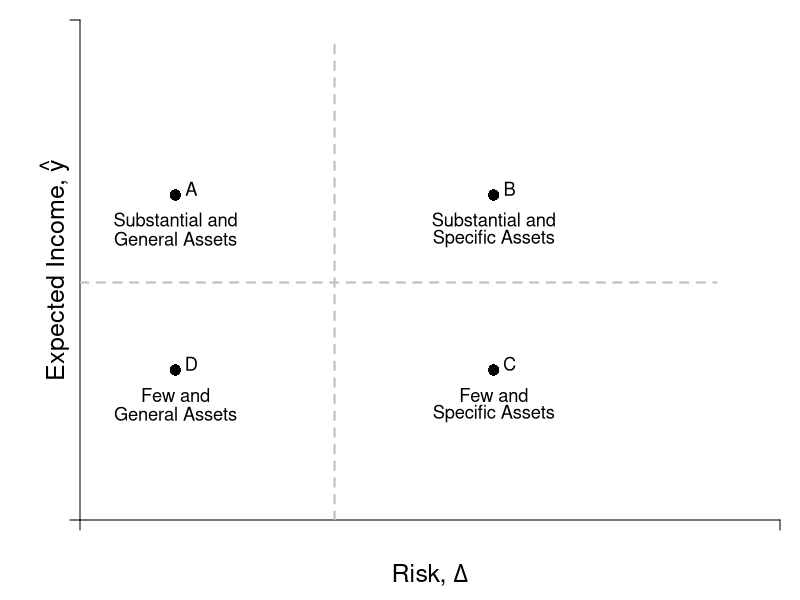

Here is the R script that generated this plot:
#Graph Designer: Simon Halliday & Scott Cohn
#Authors: Bowles, Foley and Halliday
#Title: Coordination, Conflict and Competition: A Text in Microeconomics

library(shape)
pdf(file = "risk/indiff_map_scale.pdf", width = 10, height = 8)


#Set parameters for graphics
axislabelsize <- 1.5
labelsize <- 1.1
graphlinewidth <- 3
segmentlinewidth <- 2

COL <- c("#7fc97f", "#beaed4", "#fdc086", "#ffff99", "#386cb0", "#f0027f", "#bf5b17", "#666666")
COLA <- c("#e0f3db", "#99d8c9","#66c2a4","#41ae76", "#238b45", "#005824")
COLB <- c("#c6dbef", "#4eb3d3", "#2b8cbe", "#0868ac","#084081")
COLC <- c("#fcfbfd", "#efedf5", "#dadaeb", "#bcbddc", "#9e9ac8", "#807dba", "#6a51a3", "#54278f", "#3f007d")

#Edited the margins to cater for the larger LHS labels
par(mar =  c(4, 4, 1, 1))

#Indifference curves of a risk-averse homo economicus (2nd graph out of the two for 4.7)

indiffA <- function(x, ua = 2, slope = 1/12) {
  ua + slope*(x)^2
}

#Add limits on axes and levels of utility for each indifference curve
#ylims <- c(0, 32.5)
#xlims <- c(0, 15)
ylims <- c(0, 40)
xlims <- c(0, 22)

npts <- 501 
x <- seq(xlims[1], xlims[2], length.out = npts)
y <- seq(ylims[1], ylims[2], length.out = npts) 

plot(0, 0, xlim = xlims, ylim = ylims, type = "n",
     xlab = expression(paste("")),
     ylab = expression(paste("")), 
     xaxt = "n", 
     yaxt = "n", 
     cex.lab = axislabelsize, 
     bty = "n", 
     xaxs="i", 
     yaxs="i"
)

#x and y limits with plain axes without ticks/numbers to match previous graph

#ticksx <- seq(from = 0, to = xlims[2]+1, by = 4)
#xlabels <- seq(from = 0, to = xlims[2], by = 1)
ticksx <- c(xlims[1], xlims[2])
xlabels <- c(NA, NA)
#ticksy <- seq(from = 0, to = ylims[2]+1, by = 4)
#ylabels <- seq(from = 0, to = ylims[2], by = 1)
ticksy <- c(ylims[1], ylims[2])
ylabels <- c(NA, NA)

axis(1,at = ticksx,  pos = 0, labels = xlabels)
axis(2,at = ticksy,  pos = 0, labels = ylabels, las = 1)

npts <- 500 
xx1 <- seq(xlims[1], xlims[2], length.out = npts)
xx2 <- seq(0, xlims[2], length.out = npts)
xx3 <- seq(xlims[1], 0, length.out = npts)
xx4 <- seq(-11, 0, length.out = npts)

#Axis labels and draw linear utility function
mtext(expression(paste("Risk, ", Delta)), side = 1, line = 2.5, cex = axislabelsize)
text(-0.8, 0.5*ylims[2], expression(paste("Expected Income, ",hat(y))), xpd = TRUE, cex = axislabelsize, srt = 90) 

# Asset Labels

text(3, 24, expression(paste("Substantial and")), xpd = TRUE, cex = labelsize)
text(3, 22.5, expression(paste("General Assets")), xpd = TRUE, cex = labelsize)
points(3, 26, pch = 16, col = "black", cex = 1.5,xpd = TRUE)
text(3.5, 26.5, expression(paste("A")), xpd = TRUE, cex = labelsize)

text(13, 24, expression(paste("Substantial and")), xpd = TRUE, cex = labelsize)
text(13, 22.5, expression(paste("Specific Assets")), xpd = TRUE, cex = labelsize)
points(13, 26, pch = 16, col = "black", cex = 1.5,xpd = TRUE)
text(13.5, 26.5, expression(paste("B")), xpd = TRUE, cex = labelsize)

text(13, 10, expression(paste("Few and")), xpd = TRUE, cex = labelsize)
text(13, 8.5, expression(paste("Specific Assets")), xpd = TRUE, cex = labelsize)
points(13, 12, pch = 16, col = "black", cex = 1.5,xpd = TRUE)
text(13.5, 12.5, expression(paste("C")), xpd = TRUE, cex = labelsize)

text(3, 10, expression(paste("Few and")), xpd = TRUE, cex = labelsize)
text(3, 8.5, expression(paste("General Assets")), xpd = TRUE, cex = labelsize)
points(3, 12, pch = 16, col = "black", cex = 1.5,xpd = TRUE)
text(3.5, 12.5, expression(paste("D")), xpd = TRUE, cex = labelsize)

# Dashed lines
segments(8, 0, 8, 38, lty = 2, col = "grey", lwd = segmentlinewidth)
segments(0, 19, 20, 19, lty = 2, col = "grey", lwd = segmentlinewidth)



dev.off()
